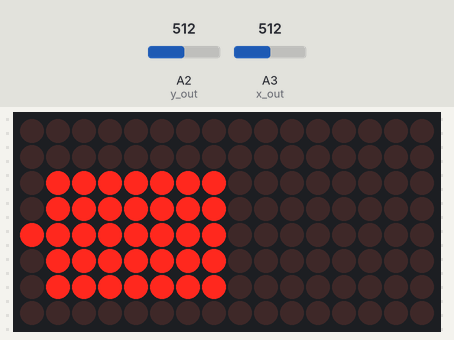
A sketch run on a simulated Arduino Uno, built with avr-gcc and run on an emulated ATmega328P. On the bench: 16×8 LED matrix. Inputs (shaded band) come from the test bench; at power-on: A2 (y_out) = 512, A3 (x_out) = 512. Random numbers use the default seed unless the sketch sets one; what the sketch prints to the serial monitor is not drawn.

Above: at 2.5 s.
2.6 s: A2 (y_out) set to 421
4.1 s: A2 (y_out) set to 396
At 6.6 s:
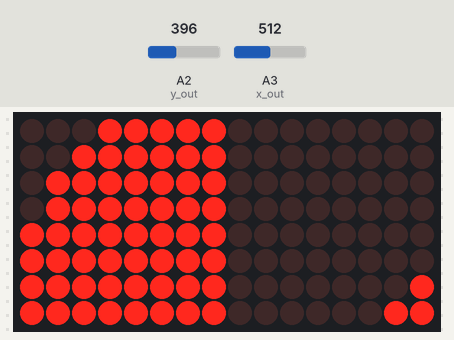
7.1 s: A3 (x_out) set to 473
8.6 s: A3 (x_out) set to 311
At 9.5 s:
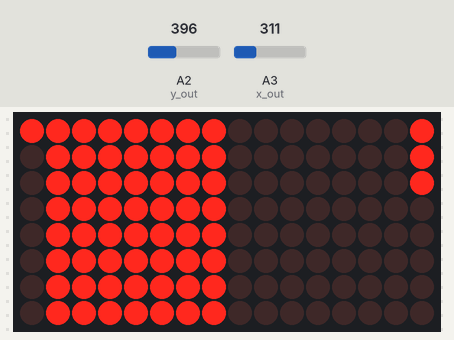
10.2 s: A3 (x_out) set to 292
At 11.2 s:
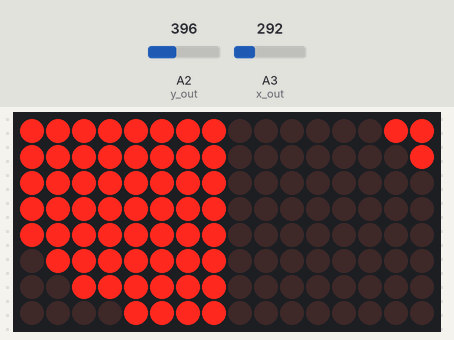
12.1 s: A2 (y_out) set to 306
At 13.4 s:
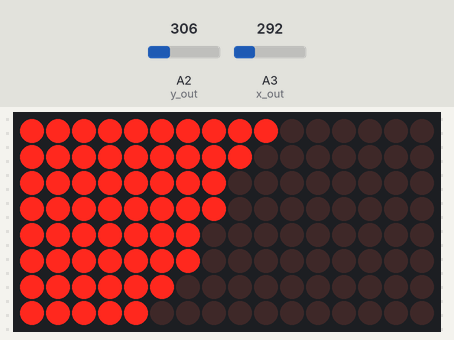
Timing chart, 0 to 14.8 s (numbered marks = the images above; inputs shaded):
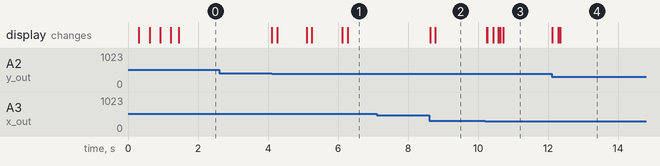

The sketch:

hourglass.ino
```cpp
#include <math.h>
#include <LedControl.h>
#include "binary.h";

const int x_out = A3; // analogue pins
const int y_out = A2;
const int z_out = A1; // use this for the randomness for slippage constant. flat has low slippage, vertical has high.

const int x_range_low = 230;
const int x_range_high = 430;

const int y_range_low = 230;
const int y_range_high = 430;
const int x_range_mid = (x_range_high + x_range_low) / 2;
const int y_range_mid = (y_range_high + y_range_low) / 2;


const int max_x = 0;
const int min_x = 300;
const int max_y = 0;
const int min_y = 300;

const int D_NORTH = 1;
const int D_NE = 2;
const int D_EAST = 3;
const int D_SE = 4;
const int D_SOUTH = 5;
const int D_SW = 6;
const int D_WEST = 7;
const int D_NW = 8;
int quadrant;

const long interval = 1000;
long previousMillis = 0;
unsigned long currentMillis;

const int random_scale = 5;
int random_score = 2;

/*
 Now we need a LedControl to work with.
 pin 12 is connected to the DataIn
 pin 11 is connected to the CLK
 pin 10 is connected to LOAD
 */
const int number_devices = 2;
LedControl lc=LedControl(12, 11, 10, number_devices);

byte board[2][8] = {
  {
    B11111111,
    B11111111,
    B11111111,
    B11100111,
    B11100111,
    B11111111,
    B11111111,
    B11111111
  },{
    B00000000,
    B00000000,
    B00000000,
    B00000000,
    B00000000,
    B00000000,
    B00000000,
    B00000000
  }
};


void setup() {
  /* Wakeup The MAX72XXs */
  for(int i=0; i < number_devices; i++) {
    lc.shutdown(i, false);
    lc.setIntensity(i, 8);
    lc.clearDisplay(i);
  }

  Serial.begin(9600);

  test_leds();
}

void test_leds(){
  Serial.print("start test\n");
  for (int h=0; h < number_devices; h++){
    for (int i=0; i < 8; i++){
      for (int j=0; j < 8; j++){
        lc.setLed(h, i, j, true);
        delay(10);
        lc.setLed(h, i, j, false);
      }
    }
  }
  Serial.print("end test\n");
}

boolean is_empty(int b, int row, int col){
  return bit_read(b, row, col) == 0;
}

int bit_read(int b, int row, int col){
  if(col > 7 || col < 0 || row > 7 || row < 0)
    return 1;
  return bitRead(board[b][row], 7-col);
}

void bit_swap(int from_b, int from_row, int from_col, int b, int row, int col){
  if (from_col >= 0 && from_col <= 7 && from_row >= 0 && from_row <= 7){
    bitClear(board[from_b][from_row], 7-from_col);
    if (from_b != b || from_row != row)  // draw it if we need to
      lc.setRow(from_b, from_row, board[from_b][from_row]);
  }
  if (col >= 0 && col <= 7 && row >= 0 && row <= 7){
    bitSet(board[b][row], 7-col);
    lc.setRow(b, row, board[b][row]);
  }
}


void process_boards(){
  for (int b=0; b < number_devices; b++){
    for (int row=0; row < 8; row++){
      for (int col=0; col < 8; col++){
        // read the bit
        if(bit_read(b, row, col) == 1){
          // a partile is present. look for an open space in the direction of "quadrant"


          if (quadrant == D_NORTH){
            // check to see if this should pass the particle to the lower board
            if(b==0 && row==7 && col==7 && is_empty(1, 0, 0)){
              if(currentMillis - previousMillis > interval) {
                  previousMillis = currentMillis;

                  bit_swap(b, row, col, 1, 0, 0);
              }
            }else if(is_empty(b, row+1, col+1)){
              bit_swap(b, row, col, b, row+1, col+1);
            }else if(is_empty(b, row+1, col)){
              bit_swap(b, row, col, b, row+1, col);
            }else if(is_empty(b, row, col+1)){
              bit_swap(b, row, col, b, row, col+1);
            }

          }else if (quadrant == D_NE){
            if(is_empty(b, row+1, col)){
              bit_swap(b, row, col, b, row+1, col);
            } // add random slide left or right, if available
            else if (random(1,random_scale) == random_score){
              if(is_empty(b, row+1, col-1)){
                bit_swap(b, row, col, b, row+1, col-1);
              }else if (is_empty(b, row+1, col+1)){
                bit_swap(b, row, col, b, row+1, col+1);
              }
            }

          }else if (quadrant == D_EAST){
            if(is_empty(b, row+1, col-1)){
              bit_swap(b, row, col, b, row+1, col-1);
            }else if(is_empty(b, row, col-1)){
              bit_swap(b, row, col, b, row, col-1);
            }else if(is_empty(b, row+1, col)){
              bit_swap(b, row, col, b, row+1, col);
            }

          }else if (quadrant == D_SE){
            if(is_empty(b, row, col-1)){
              bit_swap(b, row, col, b, row, col-1);
            } // add random slide left or right, if available
            else if (random(1,random_scale) == random_score){
              if(is_empty(b, row-1, col-1)){
                bit_swap(b, row, col, b, row-1, col-1);
              }else if (is_empty(b, row+1, col-1)){
                bit_swap(b, row, col, b, row+1, col-1);
              }
            }

          }else if (quadrant == D_SOUTH){
            // check to see if this should pass the particle to the upper board
            if(b==1 && row==0 && col==0 && is_empty(0, 7, 7)){
               if(currentMillis - previousMillis > interval) {
                  previousMillis = currentMillis;

                  bit_swap(b, row, col, 0, 7, 7);
               }
            }else if(is_empty(b, row-1, col-1)){
              bit_swap(b, row, col, b, row-1, col-1);
            }else if(is_empty(b, row-1, col)){
              bit_swap(b, row, col, b, row-1, col);
            }else if(is_empty(b, row, col-1)){
              bit_swap(b, row, col, b, row, col-1);
            }

          }else if (quadrant == D_SW){
            if(is_empty(b, row-1, col)){
              bit_swap(b, row, col, b, row-1, col);
            } // add random slide left or right, if available
            else if (random(1, random_scale) == random_score){
              if(is_empty(b, row-1, col+1)){
                bit_swap(b, row, col, b, row-1, col+1);
              }else if (is_empty(b, row-1, col-1)){
                bit_swap(b, row, col, b, row-1, col-1);
              }
            }

          }else if (quadrant == D_WEST){
            if(is_empty(b, row-1, col+1)){
              bit_swap(b, row, col, b, row-1, col+1);
            }else if(is_empty(b, row, col+1)){
              bit_swap(b, row, col, b, row, col+1);
            }else if(is_empty(b, row-1, col)){
              bit_swap(b, row, col, b, row-1, col);
            }

          }else if (quadrant == D_NW){
            if(is_empty(b, row, col+1)){
              bit_swap(b, row, col, b, row, col+1);
            } // add random slide left or right, if available
            else if (random(1,random_scale) == random_score){
              if(is_empty(b, row+1, col+1)){
                bit_swap(b, row, col, b, row+1, col+1);
              }else if (is_empty(b, row-1, col+1)){
                bit_swap(b, row, col, b, row-1, col+1);
              }
            }
          }


        }// end bitRead
      }// end col
    }// end row
  }// end b (board)
}


void loop() {
   // put your main code here, to run repeatedly:
  int x_adc_value, y_adc_value, z_adc_value, theta;

  currentMillis = millis();

  x_adc_value = analogRead(x_out) - x_range_mid;
  y_adc_value = analogRead(y_out) - y_range_mid;
  // z_adc_value = analogRead(z_out) - z_range_mid;

  theta = round( atan2 (y_adc_value, x_adc_value) * 180/3.14159265 );
  if(theta < 1) theta += 360;

  // these are reversed
  if(theta < 22.5 or theta > 337.5) quadrant = D_NORTH;
  else if(theta < 67.5)             quadrant = D_NW;
  else if(theta < 112.5)            quadrant = D_WEST;
  else if(theta < 157.5)            quadrant = D_SW;
  else if(theta < 202.5)            quadrant = D_SOUTH;
  else if(theta < 247.5)            quadrant = D_SE;
  else if(theta < 292.5)            quadrant = D_EAST;
  else                              quadrant = D_NE;

  process_boards();

  delay(20);
}
```

Measured:
- the behaviour switches between 406 and 405 on A2 (y_out) (found by bisection; images 0 and 1)
- the behaviour switches between 303 and 302 on A3 (x_out) (found by bisection; images 2 and 3)
- after the input at 2.6 s, every drawn part: stays the same
- after the input at 4.1 s, the display: first changes at once (image 1 shows a later state)
- after the input at 7.1 s, every drawn part: stays the same
- after the input at 8.6 s, the display: first changes at once (image 2 shows a later state)
- after the input at 10.2 s, the display: first changes at once (image 3 shows a later state)
- after the input at 12.1 s, the display: first changes at once (image 4 shows a later state)
